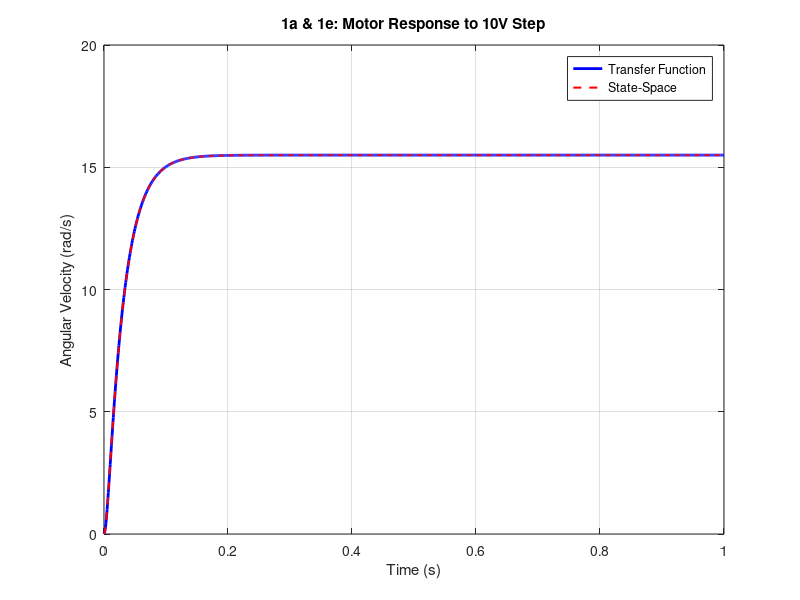
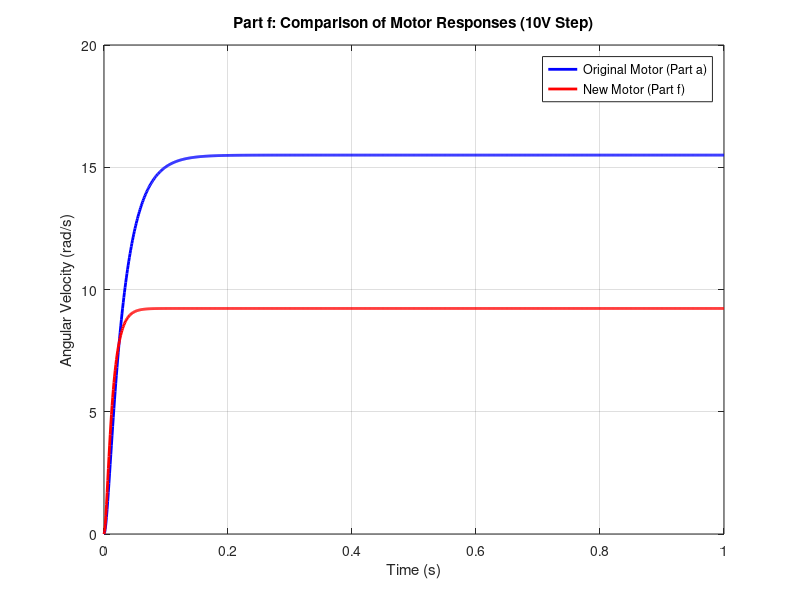
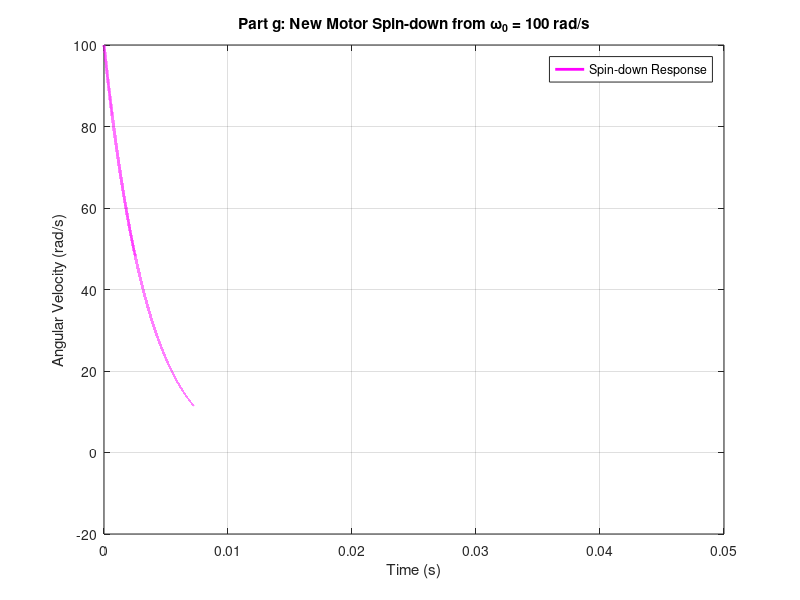
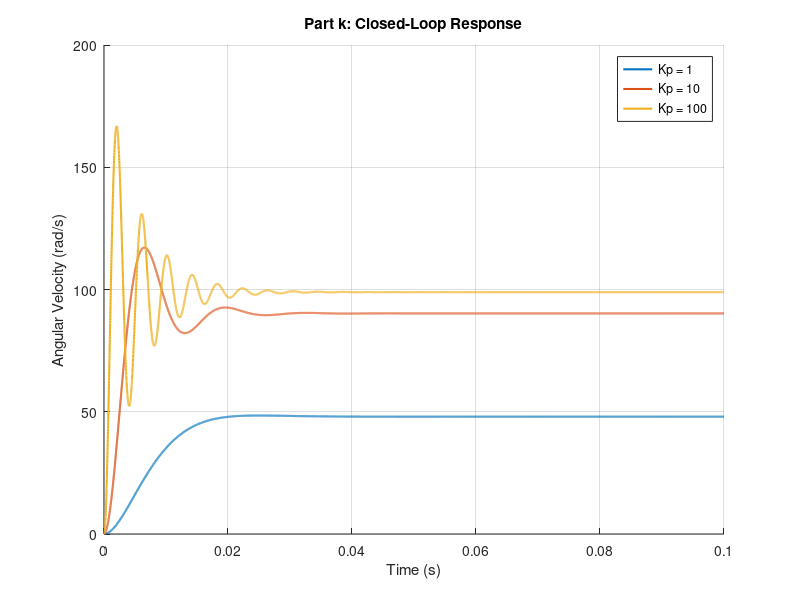

These figures' MATLAB source, in order: (Note: this script raises an error after producing the figures.)
% MATLAB/Simulink Assignment- Zeshui Song
clear; clc; close all;

%% Part A

R = 3.3; %omega
L = 0.1; %H
J1 = 9.64 * 10^-6; %kg*m^2
m = 0.033; %kg
r = 0.0242; %m
B = 0.01; %N*m*s
Km = 0.0280; %N*m/A
Kg = 0.0280; %V/(rad/s)
N = 2; % gear ratio (r2/r1)
s = tf('s');

% Find J2 
J2 = 1/2 * m * r^2; %kg*m^2

% Define the transfer function of the system
num = N*Km;
den = [J1*N^2*L+J2*L, J1*N^2*R+J2*R+B*L, B*R+Kg*Km*N^2];

sys = tf(num, den);

t = 0:0.001:1;        % Time vector from 0 to 1 second with a step of 0.01 seconds
u_val = 10;          % 10 V Step 
[y_tf, t_tf] = step(u_val * sys, t); % Simulate the response of the system to the input u over time t


%% Part B
steady = (10*N*Km) / (B*R + Kg*Km*N^2); % Steady state value of the system
disp(['Steady State Value: ', num2str(steady), ' rad/s']);

%% Part D
A_ss = [ -B/(J1*N^2+J2),    (N*Km)/(J1*N^2+J2); 
     -(Kg*N)/L,   -R/L ];
B_ss = [0; 1/L];
C_ss = [1, 0];
D_ss = 0;
sys_ss = ss(A_ss, B_ss, C_ss, D_ss);

% Part e: Verify State-Space
[y_ss, t_ss] = step(u_val* sys_ss, t);

% Plotting
figure;
plot(t_tf, y_tf, 'b', 'LineWidth', 2); hold on;
plot(t_ss, y_ss, 'r--', 'LineWidth', 1.5);
grid on;
xlabel('Time (s)'); ylabel('Angular Velocity (rad/s)');
title('1a & 1e: Motor Response to 10V Step');
legend('Transfer Function', 'State-Space');

%% Part F
% New Motor Parameters
J1_new = 4.65 * 10^-6;      % New motor inertia 
m_new = 0.053;              % New disc mass 
r_new = 0.0248;             % New disc radius 
R_new = 8.4;                % New resistance 
Km_new = 0.042;             % New torque constant 
Kg_new = 0.042;             % New back-EMF constant 

% Calculate new Load Inertia J2
J2_new = 0.5 * m_new * r_new^2;

% Define New State-Space Matrices
A_new = [ -B/(J1_new*N^2+J2_new),    (N*Km_new)/(J1_new*N^2+J2_new); 
         -(Kg_new*N)/L,   -R_new/L ];
B_new = [0; 1/L];
C_new = [1, 0];
D_new = 0;

sys_ss_new = ss(A_new, B_new, C_new, D_new);

% Simulate response for the new motor to 10V input
[y_new, t_new] = step(u_val * sys_ss_new, t);

% Plotting Comparison
figure;
plot(t_tf, y_tf, 'b', 'LineWidth', 2); hold on;
plot(t_new, y_new, 'r', 'LineWidth', 2);
grid on;
xlabel('Time (s)'); ylabel('Angular Velocity (rad/s)');
title('Part f: Comparison of Motor Responses (10V Step)');
legend('Original Motor (Part a)', 'New Motor (Part f)');

%% Part G
t_g = 0:0.0000001:0.05; % Time vector from 0 to 5 seconds with a step of 0.01 seconds
u_g = zeros(size(t_g));  % Zero applied voltage for the spin-down

x0 = [100; 0]; % Initial Conditions: x = [omega2; i] = [100 rad/s; 0 Amps]

% Simulate with lsim
[y_g, t_out_g] = lsim(sys_ss_new, u_g, t_g, x0);

% Plot the spin-down
figure;
plot(t_out_g, y_g, 'm', 'LineWidth', 2);
grid on;
xlabel('Time (s)');
ylabel('Angular Velocity (rad/s)');
title('Part g: New Motor Spin-down from \omega_0 = 100 rad/s');
legend('Spin-down Response');

%% Part I
T_mech = (J2_new*R_new+J1_new*R_new*N^2)/(Kg_new*Km_new*N^2); % Mechanical time constant
disp(['Mechanical Time Constant: ', num2str(T_mech), ' seconds']);

%% Part K
L_k = 0.1;
B_k = 0.01;

% Rewriting the transfer function with new parameters:
num_k = N*Km_new;
den_k = [J1_new*N^2*L_k+J2_new*L_k, J1_new*N^2*R_new+J2_new*R_new+B_k*L_k, B_k*R_new+Kg_new*Km_new*N^2];
P = tf(num_k, den_k);

t_k = 0:0.00001:0.1; % Time vector 
Kp_vals = [1, 10, 100]; % Different proportional gains
R_ref = 100; % Reference input (100 rad/s)

figure; hold on;
for Kp = Kp_vals
    % Define Controller (C)
    C = tf(Kp);
    
    % Define CLTF = CP / (1 + CP)
    CLTF = (C * P) / (1 + C * P);
    
    % Simulate the response to R(s) = 100/s
    [y_k, t_out_k] = step(R_ref * CLTF, t_k);
    
    plot(t_out_k, y_k, 'LineWidth', 1.5, 'DisplayName', ['Kp = ', num2str(Kp)]);
end

grid on;
xlabel('Time (s)'); ylabel('Angular Velocity (rad/s)');
title('Part k: Closed-Loop Response');
legend show;

%% Part K (FVT for steady state error)
syms s

P_s = (N*Km_new) / ((J1_new*N^2*L_k+J2_new*L_k)*s^2 + (J1_new*N^2*R_new+J2_new*R_new+B_k*L_k)*s + (B_k*R_new+Kg_new*Km_new*N^2));

R_s = 100/s; % Step input of magnitude 100

fprintf('\n--- Symbolic Steady-State Error Analysis ---\n');

for Kp = [1, 10, 100]
    % Define the Error Transfer Function E(s) = R(s) - Y(s)
    % For unity feedback: E(s) = R(s) * (1 / (1 + Kp*P(s)))
    E_s = R_s * (1 / (1 + Kp * P_s));
    
    % 3. Apply Final Value Theorem: ess = lim(s->0) s * E(s)
    ess_expr = s * E_s;
    ess_val = subs(ess_expr, s, 0); % Substitute s = 0
    
    % Convert from symbolic to double for printing
    fprintf('For Kp = %d, ess = %.4f rad/s\n', Kp, double(ess_val));
end
